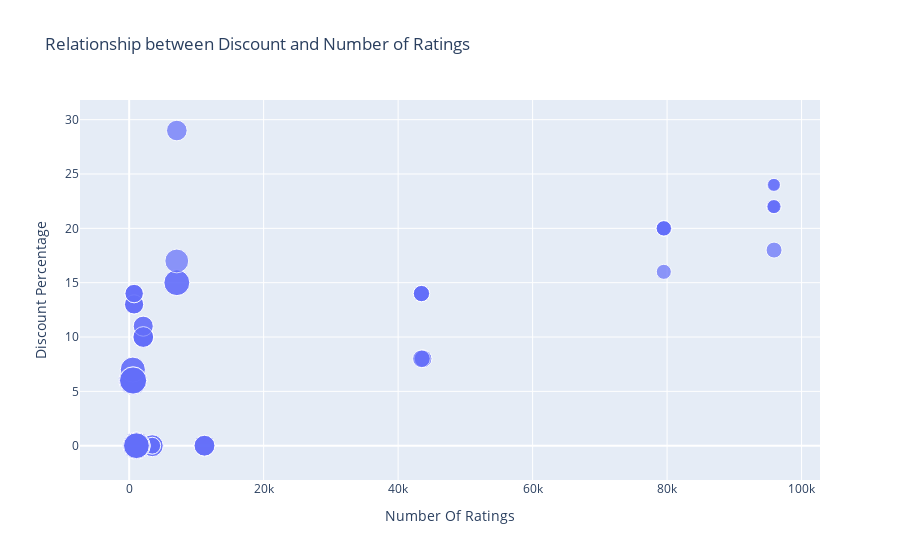

Notebook code for this chart:
### Markdown cell above
# Relation between Discount Percentage and number of Ratings

### Code cell
figure = px.scatter(df, x="Number Of Ratings", y="Discount Percentage", size="Sale Price", title="Relationship between Discount and Number of Ratings")
figure.show()

### Figure 1 — Plotly figure (JSON) as saved in the notebook; plotly's stock layout.template omitted (floating-point values rounded to 4 significant figures)
{"data": [{"hovertemplate": "Number Of Ratings=%{x}<br>Discount Percentage=%{y}<br>Sale Price=%{marker.size}<extra></extra>", "legendgroup": "", "marker": {"color": "#636efa", "size": [49900, 84900, 84900, 77000, 77000, 49900, 49900, 77000, 89900, 41999, 39999, 41999, 41999, 41999, 131900, 117100, 131900, 117100, 74999, 117900, 117100, 117900, 99900, 44999, 140900, 130900, 64900, 120900, 59900, 75900, 110900, 130900, 120900, 64900, 64900, 75900, 75900, 120900, 59900, 120900, 75900, 140900, 70900, 70900, 75900, 59900, 110900, 120900, 130900, 130900, 54999, 54999, 29999, 34999, 34999, 34999, 54999, 29999, 46999, 46999, 46999, 46999], "sizemode": "area", "sizeref": 352.2, "symbol": "circle"}, "mode": "markers", "name": "", "orientation": "v", "showlegend": false, "type": "scatter", "x": [3431, 3431, 3431, 11202, 11202, 3431, 3431, 11202, 1454, 79512, 79512, 79582, 79512, 79512, 1078, 1078, 1078, 1078, 7088, 7088, 1078, 7088, 7081, 95909, 542, 580, 740, 545, 740, 2101, 545, 580, 580, 730, 730, 2101, 2101, 580, 740, 580, 2092, 545, 2101, 2092, 2101, 740, 545, 580, 580, 580, 43707, 43707, 95807, 95909, 95807, 95909, 43470, 95909, 43470, 43470, 43470, 43470], "xaxis": "x", "y": [0, 0, 0, 0, 0, 0, 0, 0, 0, 20, 16, 20, 20, 20, 0, 0, 0, 0, 29, 15, 0, 15, 17, 18, 6, 6, 13, 6, 14, 10, 7, 6, 6, 13, 13, 10, 10, 6, 14, 6, 10, 6, 11, 11, 10, 14, 7, 6, 6, 6, 8, 8, 24, 22, 22, 22, 8, 24, 14, 14, 14, 14], "yaxis": "y"}], "layout": {"legend": {"itemsizing": "constant", "tracegroupgap": 0}, "title": {"text": "Relationship between Discount and Number of Ratings"}, "xaxis": {"anchor": "y", "domain": [0, 1], "title": {"text": "Number Of Ratings"}}, "yaxis": {"anchor": "x", "domain": [0, 1], "title": {"text": "Discount Percentage"}}}}
